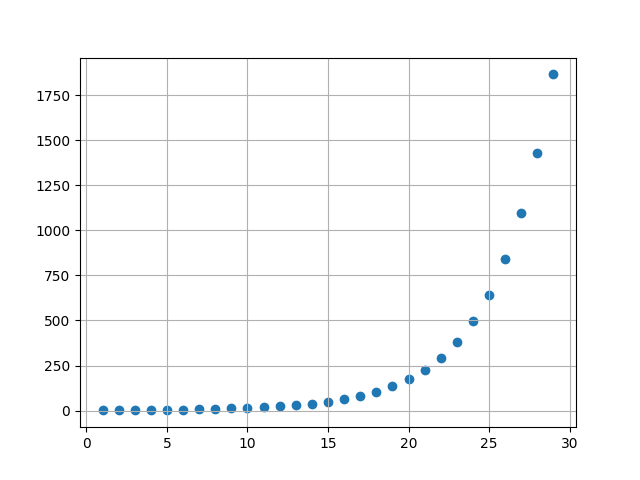

Write Python code to recreate this figure.
import math
import matplotlib.pyplot as plt

N = 30
x = []
y = []
s = 0

for i in range(1, N):
	n = float(i)
	an = math.factorial(2 * n) / ((3 ** n) * (math.factorial(n) ** 2))
	print(an)
	s += an
	x.append(n)
	y.append(s)

print(f"\n Sn = {s}")
print(f"For n = {N}")
plt.scatter(x, y)
plt.grid()
plt.show()
